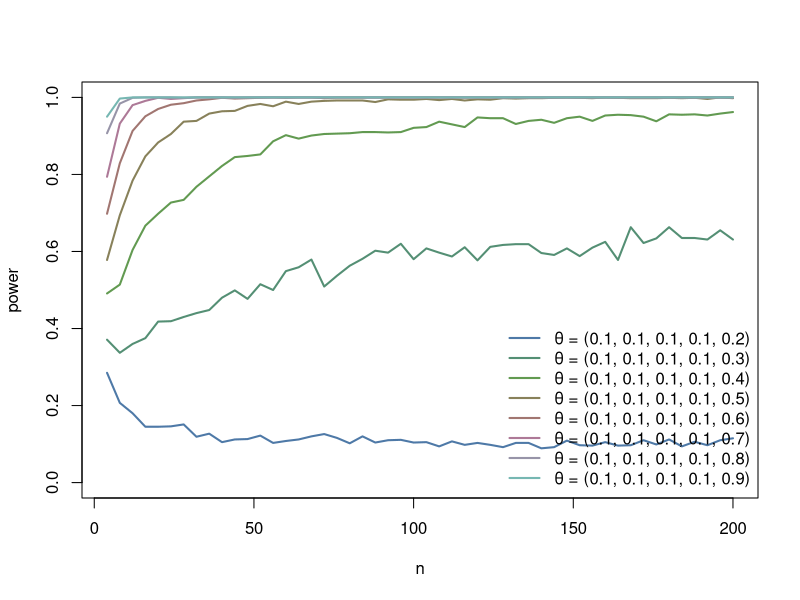
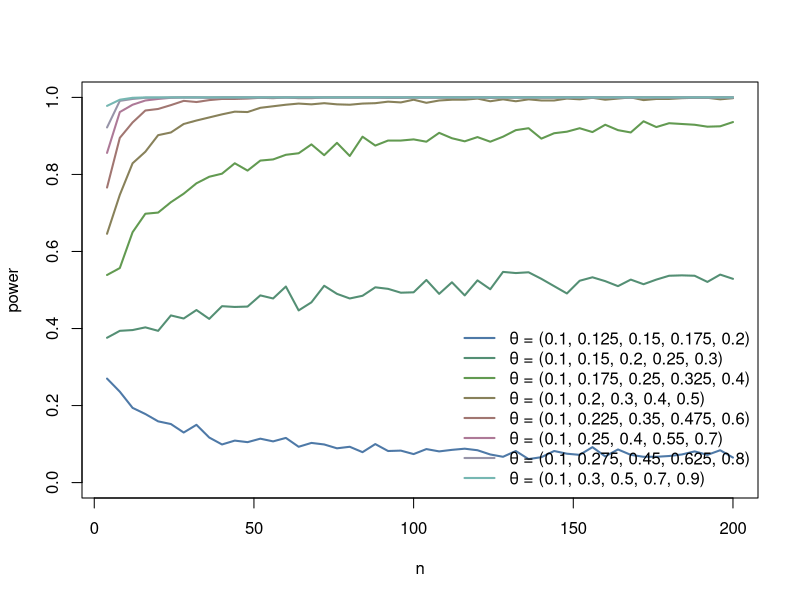
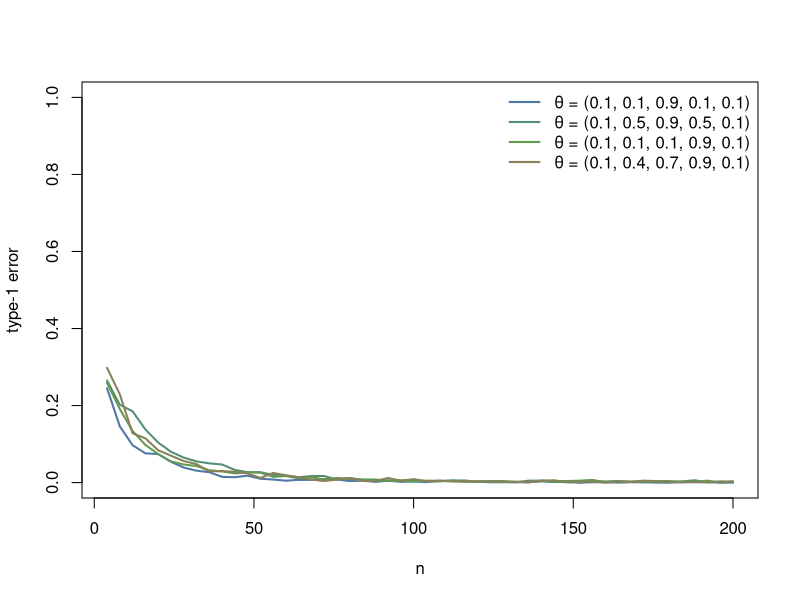
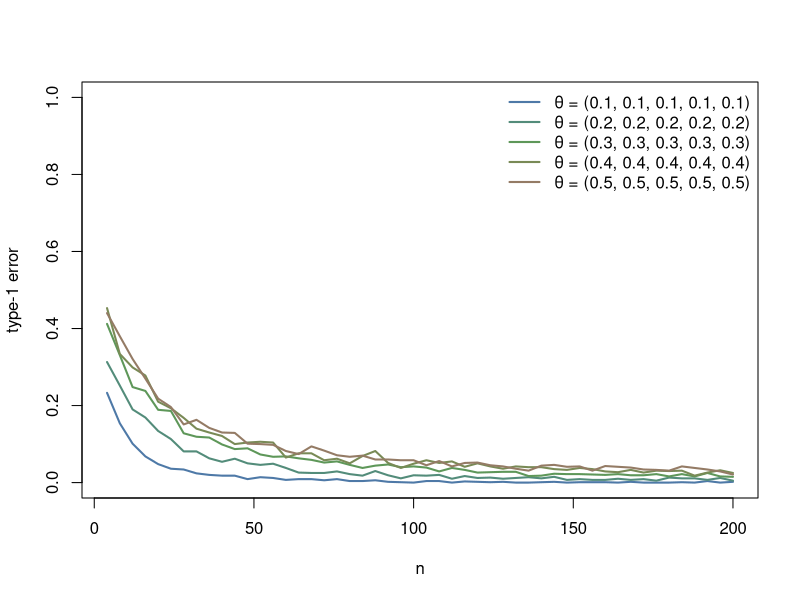

These charts were generated, in order, by the following R code:
remove(list = ls())

M <- 1e2
B <- 1e3 #number of estimates
sampsize <- 1e2 #sample size for the posterior predictives
a_theta <- 1
b_theta <- 1
p_eps <- 0.5
threshold <- 0.18
x <- (1:50)*4

params_listA <- list( #sc1 - sc8
  c(rep(0.1, 4), 0.2),
  c(rep(0.1, 4), 0.3),
  c(rep(0.1, 4), 0.4),
  c(rep(0.1, 4), 0.5),
  c(rep(0.1, 4), 0.6),
  c(rep(0.1, 4), 0.7),
  c(rep(0.1, 4), 0.8),
  c(rep(0.1, 4), 0.9)
)

params_listB <- list( #sc9 - sc16
  c(0.1, 0.1 + 1:4/(4*10/1)),
  c(0.1, 0.1 + 1:4/(4*10/2)),
  c(0.1, 0.1 + 1:4/(4*10/3)),
  c(0.1, 0.1 + 1:4/(4*10/4)),
  c(0.1, 0.1 + 1:4/(4*10/5)),
  c(0.1, 0.1 + 1:4/(4*10/6)),
  c(0.1, 0.1 + 1:4/(4*10/7)),
  c(0.1, 0.1 + 1:4/(4*10/8))
)

params_listC <- list( #sc17 - sc20
  c(0.1, 0.1, 0.9, 0.1, 0.1),
  c(0.1, 0.5, 0.9, 0.5, 0.1),
  c(0.1, 0.4, 0.7, 0.9, 0.1),
  c(0.1, 0.1, 0.1, 0.9, 0.1)
)


params_listD <- list( #sc21 - sc29
  rep(0.1, 5),
  rep(0.2, 5), 
  rep(0.3, 5),
  rep(0.4, 5),
  rep(0.5, 5),
  rep(0.6, 5),
  rep(0.7, 5),
  rep(0.8, 5),
  rep(0.9, 5)
)

y_sc1 <- c( 0.285, 0.207, 0.18, 0.145, 0.145, 0.146, 0.151, 0.119, 0.127, 0.105, 0.112, 0.113, 0.122, 0.103, 0.108, 0.112, 0.12, 0.126, 0.116, 0.102, 0.12, 0.104, 0.11, 0.111, 0.104, 0.105, 0.094, 0.107, 0.098, 0.103, 0.098, 0.092, 0.103, 0.103, 0.089, 0.092, 0.109, 0.097, 0.096, 0.105, 0.096, 0.097, 0.11, 0.099, 0.112, 0.094, 0.106, 0.097, 0.11, 0.115 )
y_sc2 <- c( 0.371, 0.337, 0.36, 0.375, 0.418, 0.419, 0.43, 0.44, 0.448, 0.48, 0.499, 0.477, 0.515, 0.5, 0.549, 0.559, 0.579, 0.509, 0.537, 0.563, 0.581, 0.602, 0.597, 0.62, 0.58, 0.608, 0.597, 0.587, 0.611, 0.577, 0.612, 0.617, 0.619, 0.619, 0.596, 0.591, 0.608, 0.588, 0.61, 0.625, 0.578, 0.663, 0.622, 0.634, 0.663, 0.635, 0.635, 0.631, 0.655, 0.631 )
y_sc3 <- c( 0.491, 0.514, 0.604, 0.667, 0.698, 0.727, 0.734, 0.768, 0.795, 0.822, 0.845, 0.848, 0.852, 0.886, 0.902, 0.893, 0.901, 0.905, 0.906, 0.907, 0.91, 0.91, 0.909, 0.91, 0.921, 0.923, 0.937, 0.93, 0.923, 0.948, 0.946, 0.946, 0.931, 0.939, 0.942, 0.934, 0.946, 0.95, 0.939, 0.953, 0.955, 0.954, 0.95, 0.938, 0.956, 0.955, 0.956, 0.953, 0.958, 0.962 )
y_sc4 <- c( 0.578, 0.694, 0.784, 0.847, 0.883, 0.905, 0.937, 0.939, 0.958, 0.964, 0.965, 0.978, 0.983, 0.977, 0.989, 0.983, 0.989, 0.991, 0.992, 0.992, 0.992, 0.988, 0.995, 0.994, 0.994, 0.996, 0.993, 0.996, 0.992, 0.995, 0.994, 0.998, 0.997, 0.998, 0.998, 0.999, 1, 0.999, 0.998, 1, 0.999, 0.998, 0.998, 0.998, 0.999, 0.998, 0.999, 0.996, 1, 0.998 )
y_sc5 <- c( 0.698, 0.829, 0.913, 0.951, 0.97, 0.981, 0.985, 0.992, 0.995, 0.999, 0.997, 0.998, 0.999, 1, 0.999, 1, 1, 0.998, 1, 1, 1, 1, 1, 1, 1, 1, 1, 1, 1, 1, 1, 1, 1, 1, 1, 1, 1, 1, 1, 1, 1, 1, 1, 1, 1, 1, 1, 1, 1, 1 )
y_sc6 <- c( 0.794, 0.932, 0.98, 0.991, 0.999, 0.996, 0.998, 1, 1, 1, 0.999, 1, 1, 1, 1, 1, 1, 1, 1, 1, 1, 1, 1, 1, 1, 1, 1, 1, 1, 1, 1, 1, 1, 1, 1, 1, 1, 1, 1, 1, 1, 1, 1, 1, 1, 1, 1, 1, 1, 1 )
y_sc7 <- c( 0.907, 0.984, 0.999, 1, 1, 1, 0.999, 1, 1, 1, 1, 1, 1, 1, 1, 1, 1, 1, 1, 1, 1, 1, 1, 1, 1, 1, 1, 1, 1, 1, 1, 1, 1, 1, 1, 1, 1, 1, 1, 1, 1, 1, 1, 1, 1, 1, 1, 1, 1, 1 )
y_sc8 <- c( 0.95, 0.997, 1, 1, 1, 1, 1, 1, 1, 1, 1, 1, 1, 1, 1, 1, 1, 1, 1, 1, 1, 1, 1, 1, 1, 1, 1, 1, 1, 1, 1, 1, 1, 1, 1, 1, 1, 1, 1, 1, 1, 1, 1, 1, 1, 1, 1, 1, 1, 1 )

y_sc9 <- c( 0.27, 0.236, 0.194, 0.178, 0.159, 0.152, 0.13, 0.15, 0.117, 0.099, 0.109, 0.105, 0.114, 0.107, 0.116, 0.093, 0.103, 0.099, 0.089, 0.093, 0.079, 0.1, 0.082, 0.083, 0.074, 0.087, 0.081, 0.085, 0.088, 0.084, 0.073, 0.067, 0.082, 0.061, 0.066, 0.082, 0.075, 0.072, 0.092, 0.068, 0.086, 0.072, 0.067, 0.067, 0.069, 0.073, 0.081, 0.072, 0.084, 0.065 )
y_sc10 <- c( 0.376, 0.394, 0.396, 0.403, 0.394, 0.434, 0.426, 0.448, 0.425, 0.458, 0.456, 0.457, 0.486, 0.478, 0.509, 0.447, 0.468, 0.511, 0.49, 0.478, 0.485, 0.507, 0.503, 0.493, 0.494, 0.526, 0.49, 0.52, 0.486, 0.525, 0.502, 0.547, 0.544, 0.546, 0.529, 0.51, 0.491, 0.524, 0.533, 0.523, 0.51, 0.527, 0.515, 0.527, 0.537, 0.538, 0.537, 0.521, 0.54, 0.529 )
y_sc11 <- c( 0.539, 0.557, 0.65, 0.698, 0.701, 0.728, 0.75, 0.777, 0.794, 0.802, 0.829, 0.81, 0.836, 0.839, 0.851, 0.855, 0.878, 0.85, 0.882, 0.848, 0.898, 0.875, 0.888, 0.888, 0.891, 0.885, 0.908, 0.894, 0.886, 0.897, 0.885, 0.898, 0.915, 0.92, 0.893, 0.907, 0.911, 0.92, 0.91, 0.929, 0.915, 0.909, 0.938, 0.923, 0.933, 0.931, 0.929, 0.924, 0.925, 0.936 )
y_sc12 <- c( 0.646, 0.747, 0.829, 0.859, 0.902, 0.909, 0.931, 0.94, 0.948, 0.956, 0.963, 0.962, 0.973, 0.977, 0.981, 0.984, 0.982, 0.985, 0.982, 0.981, 0.984, 0.985, 0.989, 0.987, 0.994, 0.986, 0.992, 0.994, 0.994, 0.997, 0.99, 0.995, 0.99, 0.995, 0.992, 0.992, 0.997, 0.995, 0.999, 0.994, 0.997, 1, 0.993, 0.996, 0.996, 0.998, 0.999, 0.999, 0.995, 0.998 )
y_sc13 <- c( 0.766, 0.895, 0.935, 0.966, 0.97, 0.98, 0.991, 0.988, 0.993, 0.996, 0.996, 0.997, 0.999, 0.998, 1, 0.998, 0.998, 1, 1, 1, 1, 1, 0.999, 0.999, 1, 1, 1, 0.999, 1, 1, 0.999, 1, 1, 1, 1, 1, 1, 1, 1, 1, 1, 1, 1, 1, 1, 1, 1, 0.999, 1, 1 )
y_sc14 <- c( 0.856, 0.962, 0.981, 0.992, 0.996, 0.999, 1, 1, 0.999, 1, 1, 1, 1, 1, 1, 1, 1, 1, 1, 1, 1, 1, 1, 1, 1, 1, 1, 1, 1, 1, 1, 1, 1, 1, 1, 1, 1, 1, 1, 1, 1, 1, 1, 1, 1, 1, 1, 1, 1, 1 )
y_sc15 <- c( 0.922, 0.991, 0.996, 0.999, 0.999, 1, 1, 1, 1, 1, 1, 1, 1, 1, 1, 1, 1, 1, 1, 1, 1, 1, 1, 1, 1, 1, 1, 1, 1, 1, 1, 1, 1, 1, 1, 1, 1, 1, 1, 1, 1, 1, 1, 1, 1, 1, 1, 1, 1, 1 )
y_sc16 <- c( 0.978, 0.994, 0.999, 1, 1, 1, 1, 1, 1, 1, 1, 1, 1, 1, 1, 1, 1, 1, 1, 1, 1, 1, 1, 1, 1, 1, 1, 1, 1, 1, 1, 1, 1, 1, 1, 1, 1, 1, 1, 1, 1, 1, 1, 1, 1, 1, 1, 1, 1, 1 )


y_sc17 <- c( 0.23, 0.171, 0.106, 0.086, 0.058, 0.044, 0.035, 0.033, 0.023, 0.018, 0.013, 0.013, 0.017, 0.01, 0.007, 0.006, 0.006, 0.008, 0.007, 0.003, 0.003, 0.004, 0.002, 0, 0.003, 0.004, 0.002, 0.001, 0.003, 0.003, 0.002, 0.002, 0.002, 0.003, 0.003, 0, 0.004, 0.001, 0.001, 0.001, 0, 0.002, 0.003, 0.001, 0, 0, 0.001, 0.001, 0.002, 0.001 )
y_sc18 <- c( 0.24, 0.171, 0.101, 0.09, 0.058, 0.052, 0.042, 0.034, 0.019, 0.022, 0.015, 0.015, 0.015, 0.019, 0.011, 0.004, 0.01, 0.012, 0.005, 0.006, 0.005, 0.004, 0.002, 0.002, 0.004, 0.005, 0.001, 0.004, 0, 0.003, 0.003, 0.001, 0.002, 0, 0.001, 0.004, 0.003, 0.002, 0.001, 0, 0.002, 0.002, 0.002, 0, 0, 0.003, 0.001, 0.002, 0, 0.001 )
y_sc19 <- c( 0.227, 0.181, 0.141, 0.11, 0.105, 0.083, 0.078, 0.069, 0.069, 0.047, 0.03, 0.038, 0.021, 0.023, 0.02, 0.021, 0.017, 0.015, 0.012, 0.009, 0.02, 0.006, 0.008, 0.007, 0.005, 0.003, 0.004, 0.005, 0.004, 0.008, 0.007, 0.004, 0.004, 0.005, 0.002, 0.002, 0.002, 0.004, 0.003, 0.003, 0.002, 0.001, 0.001, 0.003, 0.006, 0.001, 0.002, 0.004, 0.001, 0.001 )
y_sc20 <- c( 0.252, 0.21, 0.159, 0.131, 0.095, 0.1, 0.068, 0.055, 0.047, 0.028, 0.036, 0.029, 0.02, 0.019, 0.019, 0.011, 0.013, 0.006, 0.011, 0.012, 0.004, 0.003, 0.006, 0.01, 0.01, 0.006, 0.006, 0.003, 0.006, 0.003, 0.006, 0.003, 0.002, 0.003, 0.001, 0.002, 0.001, 0.002, 0.002, 0.002, 0.003, 0.003, 0, 0.005, 0.001, 0.004, 0, 0.002, 0.001, 0.002 )

y_sc17 <- c( 0.245, 0.146, 0.097, 0.076, 0.074, 0.054, 0.039, 0.031, 0.027, 0.015, 0.014, 0.018, 0.01, 0.008, 0.005, 0.007, 0.007, 0.009, 0.008, 0.004, 0.005, 0.002, 0.005, 0.002, 0.003, 0.001, 0.005, 0.004, 0.003, 0.002, 0.001, 0.001, 0.001, 0.001, 0.003, 0.002, 0.004, 0, 0.001, 0.001, 0, 0.001, 0.001, 0, 0, 0.001, 0.001, 0.001, 0, 0 )
y_sc18 <- c( 0.265, 0.202, 0.185, 0.138, 0.104, 0.08, 0.065, 0.055, 0.05, 0.047, 0.033, 0.027, 0.027, 0.02, 0.018, 0.014, 0.017, 0.017, 0.008, 0.012, 0.007, 0.003, 0.005, 0.005, 0.005, 0.003, 0.003, 0.006, 0.005, 0.002, 0.003, 0.002, 0.001, 0.005, 0.005, 0.002, 0.001, 0, 0.004, 0.003, 0.004, 0.002, 0.001, 0.002, 0.001, 0.003, 0.006, 0.001, 0.003, 0.001 )
y_sc19 <- c( 0.259, 0.191, 0.134, 0.098, 0.074, 0.055, 0.047, 0.043, 0.032, 0.029, 0.024, 0.027, 0.026, 0.015, 0.017, 0.011, 0.014, 0.008, 0.012, 0.009, 0.008, 0.008, 0.005, 0.005, 0.003, 0.005, 0.004, 0.004, 0.002, 0.003, 0.004, 0.004, 0.002, 0.001, 0.005, 0.003, 0.004, 0.005, 0.007, 0.001, 0.003, 0.002, 0.004, 0.004, 0.004, 0.002, 0.002, 0.005, 0, 0.003 )
y_sc20 <- c( 0.298, 0.229, 0.128, 0.115, 0.084, 0.07, 0.056, 0.048, 0.029, 0.03, 0.028, 0.024, 0.012, 0.025, 0.019, 0.014, 0.008, 0.004, 0.008, 0.012, 0.004, 0.004, 0.012, 0.005, 0.009, 0.004, 0.005, 0.003, 0.005, 0.003, 0.003, 0.002, 0.002, 0.001, 0.005, 0.006, 0.001, 0.002, 0.003, 0, 0.003, 0.002, 0.005, 0.004, 0.002, 0.001, 0.002, 0.001, 0.002, 0.003 )

y_sc21 <- c( 0.233, 0.154, 0.101, 0.068, 0.048, 0.036, 0.034, 0.024, 0.02, 0.018, 0.018, 0.009, 0.014, 0.012, 0.007, 0.009, 0.009, 0.006, 0.009, 0.004, 0.004, 0.006, 0.002, 0.001, 0, 0.004, 0.004, 0, 0.003, 0.002, 0.001, 0.002, 0, 0, 0.001, 0.002, 0, 0.001, 0.001, 0.001, 0, 0.002, 0, 0, 0, 0.001, 0, 0.004, 0, 0.002 )
y_sc22 <- c( 0.313, 0.252, 0.19, 0.169, 0.134, 0.113, 0.081, 0.081, 0.063, 0.054, 0.062, 0.05, 0.046, 0.049, 0.038, 0.026, 0.025, 0.025, 0.029, 0.022, 0.018, 0.03, 0.019, 0.011, 0.019, 0.018, 0.02, 0.01, 0.017, 0.012, 0.013, 0.01, 0.012, 0.014, 0.011, 0.015, 0.007, 0.009, 0.007, 0.007, 0.01, 0.007, 0.009, 0.005, 0.013, 0.011, 0.011, 0.007, 0.012, 0.005 )
y_sc23 <- c( 0.412, 0.331, 0.248, 0.238, 0.189, 0.186, 0.128, 0.119, 0.117, 0.099, 0.087, 0.089, 0.073, 0.067, 0.068, 0.063, 0.059, 0.052, 0.055, 0.046, 0.038, 0.044, 0.047, 0.04, 0.042, 0.039, 0.029, 0.038, 0.033, 0.026, 0.027, 0.028, 0.028, 0.017, 0.018, 0.023, 0.022, 0.022, 0.021, 0.02, 0.022, 0.019, 0.019, 0.022, 0.016, 0.022, 0.016, 0.025, 0.016, 0.015 )
y_sc24 <- c( 0.453, 0.334, 0.299, 0.278, 0.21, 0.193, 0.168, 0.14, 0.13, 0.121, 0.1, 0.104, 0.106, 0.104, 0.065, 0.076, 0.076, 0.058, 0.062, 0.05, 0.069, 0.082, 0.051, 0.038, 0.049, 0.058, 0.051, 0.055, 0.041, 0.05, 0.042, 0.036, 0.042, 0.04, 0.04, 0.035, 0.033, 0.038, 0.035, 0.029, 0.027, 0.033, 0.026, 0.031, 0.03, 0.031, 0.018, 0.026, 0.032, 0.025 )
y_sc25 <- c( 0.44, 0.38, 0.321, 0.27, 0.218, 0.196, 0.151, 0.163, 0.142, 0.13, 0.129, 0.101, 0.1, 0.098, 0.082, 0.074, 0.094, 0.083, 0.071, 0.067, 0.07, 0.06, 0.06, 0.058, 0.058, 0.045, 0.056, 0.042, 0.051, 0.052, 0.045, 0.042, 0.036, 0.031, 0.044, 0.046, 0.041, 0.042, 0.031, 0.043, 0.041, 0.039, 0.034, 0.033, 0.031, 0.042, 0.038, 0.034, 0.029, 0.021 )
y_sc26 <- c( 0.437, 0.36, 0.286, 0.25, 0.217, 0.174, 0.164, 0.128, 0.117, 0.128, 0.099, 0.107, 0.087, 0.078, 0.079, 0.077, 0.07, 0.068, 0.06, 0.058, 0.06, 0.058, 0.047, 0.059, 0.03, 0.04, 0.052, 0.04, 0.036, 0.037, 0.038, 0.043, 0.025, 0.041, 0.029, 0.026, 0.03, 0.038, 0.038, 0.037, 0.028, 0.019, 0.029, 0.029, 0.031, 0.032, 0.024, 0.018, 0.029, 0.026 )
y_sc27 <- c( 0.373, 0.307, 0.242, 0.2, 0.183, 0.174, 0.13, 0.113, 0.11, 0.098, 0.087, 0.083, 0.058, 0.067, 0.058, 0.066, 0.052, 0.053, 0.051, 0.036, 0.04, 0.051, 0.039, 0.03, 0.048, 0.029, 0.022, 0.027, 0.023, 0.021, 0.029, 0.03, 0.027, 0.024, 0.023, 0.023, 0.023, 0.028, 0.019, 0.023, 0.028, 0.02, 0.014, 0.017, 0.023, 0.026, 0.02, 0.02, 0.017, 0.016 )
y_sc28 <- c( 0.323, 0.262, 0.212, 0.137, 0.12, 0.123, 0.078, 0.076, 0.058, 0.056, 0.051, 0.051, 0.036, 0.037, 0.036, 0.036, 0.021, 0.031, 0.031, 0.019, 0.013, 0.017, 0.024, 0.02, 0.015, 0.011, 0.017, 0.009, 0.013, 0.013, 0.011, 0.009, 0.012, 0.01, 0.011, 0.012, 0.011, 0.012, 0.004, 0.008, 0.009, 0.007, 0.004, 0.006, 0.011, 0.01, 0.013, 0.006, 0.008, 0.01 )
y_sc29 <- c( 0.237, 0.143, 0.096, 0.076, 0.043, 0.037, 0.034, 0.024, 0.016, 0.016, 0.012, 0.007, 0.01, 0.006, 0.003, 0.005, 0.003, 0.003, 0.004, 0.002, 0.004, 0.003, 0.004, 0.002, 0.003, 0.003, 0, 0.001, 0.002, 0.001, 0.002, 0.001, 0.001, 0.001, 0.001, 0.001, 0, 0, 0.001, 0.002, 0.001, 0.001, 0, 0.001, 0, 0.001, 0, 0.001, 0, 0.001 )


cols <- c("#4E79A7", "#59A14F", "#9C755F", "#B07AA1", "#76B7B2")
params_list <- params_listA
n_scenarios <- length(params_list)

if (n_scenarios > length(cols)) {
  cols <- colorRampPalette(cols)(n_scenarios)
}


plot(x, y_sc1, type = "l", col = cols[1], lwd = 2,
     ylim = c(0, 1),
     xlab = "n",
     ylab = "power",
     main = "")
lines(x, y_sc2, col = cols[2], lwd = 2)
lines(x, y_sc3, col = cols[3], lwd = 2)
lines(x, y_sc4, col = cols[4], lwd = 2)
lines(x, y_sc5, col = cols[5], lwd = 2)
lines(x, y_sc6, col = cols[6], lwd = 2)
lines(x, y_sc7, col = cols[7], lwd = 2)
lines(x, y_sc8, col = cols[8], lwd = 2)
legend("bottomright",
       legend = c("θ = (0.1, 0.1, 0.1, 0.1, 0.2)", "θ = (0.1, 0.1, 0.1, 0.1, 0.3)", "θ = (0.1, 0.1, 0.1, 0.1, 0.4)", "θ = (0.1, 0.1, 0.1, 0.1, 0.5)", "θ = (0.1, 0.1, 0.1, 0.1, 0.6)", "θ = (0.1, 0.1, 0.1, 0.1, 0.7)", "θ = (0.1, 0.1, 0.1, 0.1, 0.8)", "θ = (0.1, 0.1, 0.1, 0.1, 0.9)"),
       col = cols,
       lwd = 2,
       bty = "n")



params_list <- params_listB
n_scenarios <- length(params_list)

if (n_scenarios > length(cols)) {
  cols <- colorRampPalette(cols)(n_scenarios)
}


plot(x, y_sc9, type = "l", col = cols[1], lwd = 2,
     ylim = c(0, 1),
     xlab = "n",
     ylab = "power",
     main = "")
lines(x, y_sc10, col = cols[2], lwd = 2)
lines(x, y_sc11, col = cols[3], lwd = 2)
lines(x, y_sc12, col = cols[4], lwd = 2)
lines(x, y_sc13, col = cols[5], lwd = 2)
lines(x, y_sc14, col = cols[6], lwd = 2)
lines(x, y_sc15, col = cols[7], lwd = 2)
lines(x, y_sc16, col = cols[8], lwd = 2)
legend("bottomright",
       legend = c("θ = (0.1, 0.125, 0.15, 0.175, 0.2)", "θ = (0.1, 0.15, 0.2, 0.25, 0.3)", "θ = (0.1, 0.175, 0.25, 0.325, 0.4)", "θ = (0.1, 0.2, 0.3, 0.4, 0.5)", "θ = (0.1, 0.225, 0.35, 0.475, 0.6)", "θ = (0.1, 0.25, 0.4, 0.55, 0.7)", "θ = (0.1, 0.275, 0.45, 0.625, 0.8)", "θ = (0.1, 0.3, 0.5, 0.7, 0.9)"),
       col = cols,
       lwd = 2,
       bty = "n")




#### type-1 errors


params_list <- params_listC
n_scenarios <- length(params_list)


if (n_scenarios > length(cols)) {
  cols <- colorRampPalette(cols)(n_scenarios)
}


plot(x, y_sc17, type = "l", col = cols[1], lwd = 2,
     ylim = c(0, 1),
     xlab = "n",
     ylab = "type-1 error",
     main = "")
lines(x, y_sc18, col = cols[2], lwd = 2)
lines(x, y_sc19, col = cols[3], lwd = 2)
lines(x, y_sc20,  col = cols[4], lwd = 2)
legend("topright",
       legend = c("θ = (0.1, 0.1, 0.9, 0.1, 0.1)", "θ = (0.1, 0.5, 0.9, 0.5, 0.1)", "θ = (0.1, 0.1, 0.1, 0.9, 0.1)", "θ = (0.1, 0.4, 0.7, 0.9, 0.1)"),
       col = cols,
       lwd = 2,
       bty = "n")


params_list <- params_listD
n_scenarios <- length(params_list)

if (n_scenarios > length(cols)) {
  cols <- colorRampPalette(cols)(n_scenarios)
}


plot(x, y_sc21, type = "l", col = cols[1], lwd = 2,
     ylim = c(0, 1),
     xlab = "n",
     ylab = "type-1 error",
     main = "")
lines(x, y_sc22, col = cols[2], lwd = 2)
lines(x, y_sc23, col = cols[3], lwd = 2)
lines(x, y_sc24,  col = cols[4], lwd = 2)
lines(x, y_sc25,  col = cols[5], lwd = 2)
#lines(x, y_sc26,  col = cols[6], lwd = 2)
#lines(x, y_sc27,  col = cols[7], lwd = 2)
#lines(x, y_sc28,  col = cols[8], lwd = 2)
#lines(x, y_sc29,  col = cols[9], lwd = 2)
legend("topright",
       #legend = c("θ = (0.1, 0.1, 0.1, 0.1, 0.1)", "θ = (0.2, 0.2, 0.2, 0.2, 0.2)", "θ = (0.3, 0.3, 0.3, 0.3, 0.3)", "θ = (0.4, 0.4, 0.4, 0.4, 0.4)", "θ = (0.5, 0.5, 0.5, 0.5, 0.5)", "θ = (0.6, 0.6, 0.6, 0.6, 0.6)", "θ = (0.7, 0.7, 0.7, 0.7, 0.7)", "θ = (0.8, 0.8, 0.8, 0.8, 0.8)", "θ = (0.9, 0.9, 0.9, 0.9, 0.9)"),
       legend = c("θ = (0.1, 0.1, 0.1, 0.1, 0.1)", "θ = (0.2, 0.2, 0.2, 0.2, 0.2)", "θ = (0.3, 0.3, 0.3, 0.3, 0.3)", "θ = (0.4, 0.4, 0.4, 0.4, 0.4)", "θ = (0.5, 0.5, 0.5, 0.5, 0.5)"),
       col = cols,
       lwd = 2,
       bty = "n")


